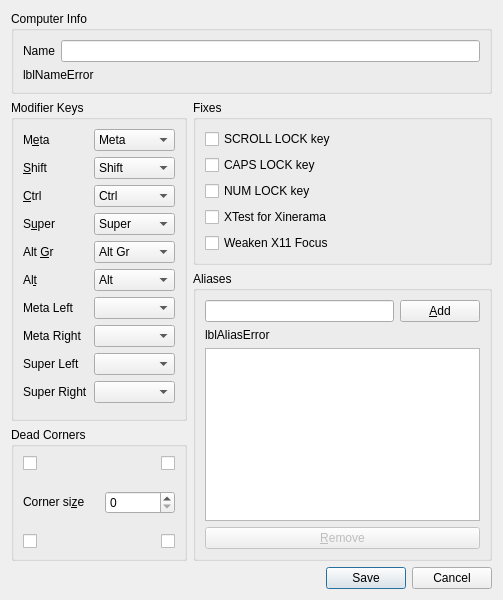
<?xml version="1.0" encoding="UTF-8"?>
<ui version="4.0">
 <class>ComputerSettingsDialog</class>
 <widget class="QDialog" name="ComputerSettingsDialog">
  <property name="geometry">
   <rect>
    <x>0</x>
    <y>0</y>
    <width>503</width>
    <height>600</height>
   </rect>
  </property>
  <property name="windowTitle">
   <string>Computer settings</string>
  </property>
  <layout class="QVBoxLayout" name="_2">
   <item>
    <widget class="QGroupBox" name="groupComputerName">
     <property name="sizePolicy">
      <sizepolicy hsizetype="Preferred" vsizetype="Maximum">
       <horstretch>0</horstretch>
       <verstretch>0</verstretch>
      </sizepolicy>
     </property>
     <property name="title">
      <string>Computer Info</string>
     </property>
     <layout class="QVBoxLayout" name="_3">
      <item>
       <layout class="QHBoxLayout" name="_4">
        <item>
         <widget class="QLabel" name="label_7">
          <property name="sizePolicy">
           <sizepolicy hsizetype="Preferred" vsizetype="Fixed">
            <horstretch>0</horstretch>
            <verstretch>0</verstretch>
           </sizepolicy>
          </property>
          <property name="text">
           <string>Name</string>
          </property>
          <property name="buddy">
           <cstring>lineNameEdit</cstring>
          </property>
         </widget>
        </item>
        <item>
         <widget class="QLineEdit" name="lineNameEdit">
          <property name="sizePolicy">
           <sizepolicy hsizetype="Expanding" vsizetype="Fixed">
            <horstretch>0</horstretch>
            <verstretch>0</verstretch>
           </sizepolicy>
          </property>
          <property name="maxLength">
           <number>255</number>
          </property>
         </widget>
        </item>
       </layout>
      </item>
      <item>
       <widget class="QLabel" name="lblNameError">
        <property name="sizePolicy">
         <sizepolicy hsizetype="Preferred" vsizetype="Fixed">
          <horstretch>0</horstretch>
          <verstretch>0</verstretch>
         </sizepolicy>
        </property>
        <property name="minimumSize">
         <size>
          <width>0</width>
          <height>0</height>
         </size>
        </property>
        <property name="text">
         <string notr="true">lblNameError</string>
        </property>
        <property name="alignment">
         <set>Qt::AlignmentFlag::AlignLeading|Qt::AlignmentFlag::AlignLeft|Qt::AlignmentFlag::AlignVCenter</set>
        </property>
       </widget>
      </item>
     </layout>
    </widget>
   </item>
   <item>
    <layout class="QHBoxLayout" name="layoutOptions">
     <item>
      <layout class="QVBoxLayout" name="layoutLeftSide">
       <item>
        <widget class="QGroupBox" name="groupModifers">
         <property name="title">
          <string>Modifier Keys</string>
         </property>
         <layout class="QFormLayout" name="formLayout_2">
          <item row="0" column="0">
           <widget class="QLabel" name="label_5">
            <property name="maximumSize">
             <size>
              <width>40</width>
              <height>16777215</height>
             </size>
            </property>
            <property name="text">
             <string>M&amp;eta</string>
            </property>
            <property name="buddy">
             <cstring>comboMeta</cstring>
            </property>
           </widget>
          </item>
          <item row="4" column="0">
           <widget class="QLabel" name="label_3">
            <property name="text">
             <string>&amp;Ctrl</string>
            </property>
            <property name="buddy">
             <cstring>comboCtrl</cstring>
            </property>
           </widget>
          </item>
          <item row="6" column="0">
           <widget class="QLabel" name="label_6">
            <property name="text">
             <string>S&amp;uper</string>
            </property>
            <property name="buddy">
             <cstring>comboSuper</cstring>
            </property>
           </widget>
          </item>
          <item row="9" column="0">
           <widget class="QLabel" name="label_4">
            <property name="text">
             <string>Al&amp;t</string>
            </property>
            <property name="buddy">
             <cstring>comboAlt</cstring>
            </property>
           </widget>
          </item>
          <item row="0" column="1">
           <widget class="QComboBox" name="comboMeta">
            <property name="currentIndex">
             <number>3</number>
            </property>
            <item>
             <property name="text">
              <string>Shift</string>
             </property>
            </item>
            <item>
             <property name="text">
              <string>Ctrl</string>
             </property>
            </item>
            <item>
             <property name="text">
              <string>Alt</string>
             </property>
            </item>
            <item>
             <property name="text">
              <string>Meta</string>
             </property>
            </item>
            <item>
             <property name="text">
              <string>Super</string>
             </property>
            </item>
            <item>
             <property name="text">
              <string>Alt Gr</string>
             </property>
            </item>
            <item>
             <property name="text">
              <string>None</string>
             </property>
            </item>
           </widget>
          </item>
          <item row="2" column="1">
           <widget class="QComboBox" name="comboShift">
            <item>
             <property name="text">
              <string>Shift</string>
             </property>
            </item>
            <item>
             <property name="text">
              <string>Ctrl</string>
             </property>
            </item>
            <item>
             <property name="text">
              <string>Alt</string>
             </property>
            </item>
            <item>
             <property name="text">
              <string>Meta</string>
             </property>
            </item>
            <item>
             <property name="text">
              <string>Super</string>
             </property>
            </item>
            <item>
             <property name="text">
              <string>Alt Gr</string>
             </property>
            </item>
            <item>
             <property name="text">
              <string>None</string>
             </property>
            </item>
           </widget>
          </item>
          <item row="2" column="0">
           <widget class="QLabel" name="label_2">
            <property name="maximumSize">
             <size>
              <width>40</width>
              <height>16777215</height>
             </size>
            </property>
            <property name="text">
             <string>&amp;Shift</string>
            </property>
            <property name="buddy">
             <cstring>comboShift</cstring>
            </property>
           </widget>
          </item>
          <item row="9" column="1">
           <widget class="QComboBox" name="comboAlt">
            <property name="currentIndex">
             <number>2</number>
            </property>
            <item>
             <property name="text">
              <string>Shift</string>
             </property>
            </item>
            <item>
             <property name="text">
              <string>Ctrl</string>
             </property>
            </item>
            <item>
             <property name="text">
              <string>Alt</string>
             </property>
            </item>
            <item>
             <property name="text">
              <string>Meta</string>
             </property>
            </item>
            <item>
             <property name="text">
              <string>Super</string>
             </property>
            </item>
            <item>
             <property name="text">
              <string>Alt Gr</string>
             </property>
            </item>
            <item>
             <property name="text">
              <string>None</string>
             </property>
            </item>
           </widget>
          </item>
          <item row="6" column="1">
           <widget class="QComboBox" name="comboSuper">
            <property name="currentIndex">
             <number>4</number>
            </property>
            <item>
             <property name="text">
              <string>Shift</string>
             </property>
            </item>
            <item>
             <property name="text">
              <string>Ctrl</string>
             </property>
            </item>
            <item>
             <property name="text">
              <string>Alt</string>
             </property>
            </item>
            <item>
             <property name="text">
              <string>Meta</string>
             </property>
            </item>
            <item>
             <property name="text">
              <string>Super</string>
             </property>
            </item>
            <item>
             <property name="text">
              <string>Alt Gr</string>
             </property>
            </item>
            <item>
             <property name="text">
              <string>None</string>
             </property>
            </item>
           </widget>
          </item>
          <item row="4" column="1">
           <widget class="QComboBox" name="comboCtrl">
            <property name="currentIndex">
             <number>1</number>
            </property>
            <item>
             <property name="text">
              <string>Shift</string>
             </property>
            </item>
            <item>
             <property name="text">
              <string>Ctrl</string>
             </property>
            </item>
            <item>
             <property name="text">
              <string>Alt</string>
             </property>
            </item>
            <item>
             <property name="text">
              <string>Meta</string>
             </property>
            </item>
            <item>
             <property name="text">
              <string>Super</string>
             </property>
            </item>
            <item>
             <property name="text">
              <string>Alt Gr</string>
             </property>
            </item>
            <item>
             <property name="text">
              <string>None</string>
             </property>
            </item>
           </widget>
          </item>
          <item row="8" column="0">
           <widget class="QLabel" name="labelAltGr">
            <property name="text">
             <string>Alt &amp;Gr</string>
            </property>
            <property name="buddy">
             <cstring>comboAltGr</cstring>
            </property>
           </widget>
          </item>
          <item row="8" column="1">
           <widget class="QComboBox" name="comboAltGr">
            <property name="currentIndex">
             <number>5</number>
            </property>
            <item>
             <property name="text">
              <string>Shift</string>
             </property>
            </item>
            <item>
             <property name="text">
              <string>Ctrl</string>
             </property>
            </item>
            <item>
             <property name="text">
              <string>Alt</string>
             </property>
            </item>
            <item>
             <property name="text">
              <string>Meta</string>
             </property>
            </item>
            <item>
             <property name="text">
              <string>Super</string>
             </property>
            </item>
            <item>
             <property name="text">
              <string>Alt Gr</string>
             </property>
            </item>
            <item>
             <property name="text">
              <string>None</string>
             </property>
            </item>
           </widget>
          </item>
          <item row="10" column="0">
           <widget class="QLabel" name="labelMetaLeft">
            <property name="text"><string>Meta Left</string></property>
            <property name="buddy"><cstring>comboMetaLeft</cstring></property>
           </widget>
          </item>
          <item row="10" column="1">
           <widget class="QComboBox" name="comboMetaLeft"/>
          </item>
          <item row="11" column="0">
           <widget class="QLabel" name="labelMetaRight">
            <property name="text"><string>Meta Right</string></property>
            <property name="buddy"><cstring>comboMetaRight</cstring></property>
           </widget>
          </item>
          <item row="11" column="1">
           <widget class="QComboBox" name="comboMetaRight"/>
          </item>
          <item row="12" column="0">
           <widget class="QLabel" name="labelSuperLeft">
            <property name="text"><string>Super Left</string></property>
            <property name="buddy"><cstring>comboSuperLeft</cstring></property>
           </widget>
          </item>
          <item row="12" column="1">
           <widget class="QComboBox" name="comboSuperLeft"/>
          </item>
          <item row="13" column="0">
           <widget class="QLabel" name="labelSuperRight">
            <property name="text"><string>Super Right</string></property>
            <property name="buddy"><cstring>comboSuperRight</cstring></property>
           </widget>
          </item>
          <item row="13" column="1">
           <widget class="QComboBox" name="comboSuperRight"/>
          </item>
         </layout>
        </widget>
       </item>
       <item>
        <widget class="QGroupBox" name="groupDeadCorners">
         <property name="title">
          <string>Dead Corners</string>
         </property>
         <layout class="QVBoxLayout" name="verticalLayout_2">
          <property name="spacing">
           <number>20</number>
          </property>
          <property name="sizeConstraint">
           <enum>QLayout::SizeConstraint::SetMinAndMaxSize</enum>
          </property>
          <item>
           <layout class="QHBoxLayout" name="layoutDeadCornersTop">
            <item>
             <widget class="QCheckBox" name="chkDeadTopLeft">
              <property name="minimumSize">
               <size>
                <width>0</width>
                <height>0</height>
               </size>
              </property>
              <property name="toolTip">
               <string>Top Left</string>
              </property>
              <property name="autoRepeatInterval">
               <number>100</number>
              </property>
             </widget>
            </item>
            <item>
             <widget class="QCheckBox" name="chkDeadTopRight">
              <property name="minimumSize">
               <size>
                <width>0</width>
                <height>0</height>
               </size>
              </property>
              <property name="toolTip">
               <string>Top Right</string>
              </property>
              <property name="layoutDirection">
               <enum>Qt::LayoutDirection::RightToLeft</enum>
              </property>
             </widget>
            </item>
           </layout>
          </item>
          <item>
           <layout class="QHBoxLayout" name="layoutCornerSize">
            <item>
             <widget class="QLabel" name="label">
              <property name="sizePolicy">
               <sizepolicy hsizetype="Fixed" vsizetype="Fixed">
                <horstretch>0</horstretch>
                <verstretch>0</verstretch>
               </sizepolicy>
              </property>
              <property name="text">
               <string>Corner si&amp;ze</string>
              </property>
              <property name="buddy">
               <cstring>sbSwitchCornerSize</cstring>
              </property>
             </widget>
            </item>
            <item>
             <widget class="QSpinBox" name="sbSwitchCornerSize">
              <property name="sizePolicy">
               <sizepolicy hsizetype="Preferred" vsizetype="Fixed">
                <horstretch>0</horstretch>
                <verstretch>0</verstretch>
               </sizepolicy>
              </property>
              <property name="minimumSize">
               <size>
                <width>70</width>
                <height>0</height>
               </size>
              </property>
             </widget>
            </item>
           </layout>
          </item>
          <item>
           <layout class="QHBoxLayout" name="layoutDeadCornersBottom">
            <item>
             <widget class="QCheckBox" name="chkDeadBottomLeft">
              <property name="minimumSize">
               <size>
                <width>0</width>
                <height>0</height>
               </size>
              </property>
              <property name="toolTip">
               <string>Bottom Left</string>
              </property>
             </widget>
            </item>
            <item>
             <widget class="QCheckBox" name="chkDeadBottomRight">
              <property name="minimumSize">
               <size>
                <width>0</width>
                <height>0</height>
               </size>
              </property>
              <property name="toolTip">
               <string>Bottom Right</string>
              </property>
              <property name="layoutDirection">
               <enum>Qt::LayoutDirection::RightToLeft</enum>
              </property>
             </widget>
            </item>
           </layout>
          </item>
         </layout>
        </widget>
       </item>
      </layout>
     </item>
     <item>
      <layout class="QVBoxLayout" name="layoutRightSide">
       <item>
        <widget class="QGroupBox" name="groupFixes">
         <property name="title">
          <string>Fixes</string>
         </property>
         <layout class="QVBoxLayout" name="verticalLayout_3">
          <item>
           <widget class="QCheckBox" name="chkFixScrollLock">
            <property name="sizePolicy">
             <sizepolicy hsizetype="Minimum" vsizetype="Preferred">
              <horstretch>0</horstretch>
              <verstretch>0</verstretch>
             </sizepolicy>
            </property>
            <property name="text">
             <string>SCROLL LOCK key</string>
            </property>
           </widget>
          </item>
          <item>
           <widget class="QCheckBox" name="chkFixCapsLock">
            <property name="sizePolicy">
             <sizepolicy hsizetype="Minimum" vsizetype="Preferred">
              <horstretch>0</horstretch>
              <verstretch>0</verstretch>
             </sizepolicy>
            </property>
            <property name="text">
             <string>CAPS LOCK key</string>
            </property>
           </widget>
          </item>
          <item>
           <widget class="QCheckBox" name="chkFixNumLock">
            <property name="sizePolicy">
             <sizepolicy hsizetype="Minimum" vsizetype="Preferred">
              <horstretch>0</horstretch>
              <verstretch>0</verstretch>
             </sizepolicy>
            </property>
            <property name="text">
             <string>NUM LOCK key</string>
            </property>
           </widget>
          </item>
          <item>
           <widget class="QCheckBox" name="chkFixXTest">
            <property name="sizePolicy">
             <sizepolicy hsizetype="Minimum" vsizetype="Preferred">
              <horstretch>0</horstretch>
              <verstretch>0</verstretch>
             </sizepolicy>
            </property>
            <property name="text">
             <string>XTest for Xinerama</string>
            </property>
            <property name="checked">
             <bool>false</bool>
            </property>
           </widget>
          </item>
          <item>
           <widget class="QCheckBox" name="chkWeakX11Focus">
            <property name="toolTip">
             <string>X11 computers Only, When enabled the client will not give focus to its focused window as soon as the client is switched to. This can help prevent unwanted focus stealing with some X11 setups.</string>
            </property>
            <property name="text">
             <string>Weaken X11 Focus</string>
            </property>
           </widget>
          </item>
         </layout>
        </widget>
       </item>
       <item>
        <widget class="QGroupBox" name="groupAliases">
         <property name="sizePolicy">
          <sizepolicy hsizetype="Preferred" vsizetype="Expanding">
           <horstretch>0</horstretch>
           <verstretch>0</verstretch>
          </sizepolicy>
         </property>
         <property name="title">
          <string>Aliases</string>
         </property>
         <layout class="QVBoxLayout" name="verticalLayout">
          <item>
           <layout class="QHBoxLayout" name="horizontalLayout">
            <item>
             <widget class="QLineEdit" name="lineAddAlias">
              <property name="sizePolicy">
               <sizepolicy hsizetype="Expanding" vsizetype="Fixed">
                <horstretch>0</horstretch>
                <verstretch>0</verstretch>
               </sizepolicy>
              </property>
              <property name="minimumSize">
               <size>
                <width>168</width>
                <height>20</height>
               </size>
              </property>
              <property name="maxLength">
               <number>255</number>
              </property>
             </widget>
            </item>
            <item>
             <widget class="QPushButton" name="btnAddAlias">
              <property name="enabled">
               <bool>true</bool>
              </property>
              <property name="text">
               <string>&amp;Add</string>
              </property>
             </widget>
            </item>
           </layout>
          </item>
          <item>
           <widget class="QLabel" name="lblAliasError">
            <property name="sizePolicy">
             <sizepolicy hsizetype="Minimum" vsizetype="Maximum">
              <horstretch>0</horstretch>
              <verstretch>0</verstretch>
             </sizepolicy>
            </property>
            <property name="minimumSize">
             <size>
              <width>0</width>
              <height>0</height>
             </size>
            </property>
            <property name="maximumSize">
             <size>
              <width>16777215</width>
              <height>16777215</height>
             </size>
            </property>
            <property name="text">
             <string notr="true">lblAliasError</string>
            </property>
            <property name="wordWrap">
             <bool>true</bool>
            </property>
           </widget>
          </item>
          <item>
           <widget class="QListWidget" name="listAliases">
            <property name="sizePolicy">
             <sizepolicy hsizetype="Preferred" vsizetype="Expanding">
              <horstretch>0</horstretch>
              <verstretch>0</verstretch>
             </sizepolicy>
            </property>
            <property name="minimumSize">
             <size>
              <width>0</width>
              <height>0</height>
             </size>
            </property>
            <property name="maximumSize">
             <size>
              <width>16777215</width>
              <height>16777215</height>
             </size>
            </property>
            <property name="selectionMode">
             <enum>QAbstractItemView::SelectionMode::ExtendedSelection</enum>
            </property>
           </widget>
          </item>
          <item>
           <widget class="QPushButton" name="btnRemoveAlias">
            <property name="enabled">
             <bool>false</bool>
            </property>
            <property name="text">
             <string>&amp;Remove</string>
            </property>
           </widget>
          </item>
         </layout>
        </widget>
       </item>
      </layout>
     </item>
    </layout>
   </item>
   <item>
    <widget class="QDialogButtonBox" name="buttonBox">
     <property name="minimumSize">
      <size>
       <width>0</width>
       <height>0</height>
      </size>
     </property>
     <property name="orientation">
      <enum>Qt::Orientation::Horizontal</enum>
     </property>
     <property name="standardButtons">
      <set>QDialogButtonBox::StandardButton::Cancel|QDialogButtonBox::StandardButton::Save</set>
     </property>
    </widget>
   </item>
  </layout>
 </widget>
 <tabstops>
  <tabstop>lineNameEdit</tabstop>
  <tabstop>comboMeta</tabstop>
  <tabstop>comboShift</tabstop>
  <tabstop>comboCtrl</tabstop>
  <tabstop>comboSuper</tabstop>
  <tabstop>comboAltGr</tabstop>
  <tabstop>comboAlt</tabstop>
  <tabstop>comboMetaLeft</tabstop>
  <tabstop>comboMetaRight</tabstop>
  <tabstop>comboSuperLeft</tabstop>
  <tabstop>comboSuperRight</tabstop>
  <tabstop>chkDeadTopLeft</tabstop>
  <tabstop>chkDeadTopRight</tabstop>
  <tabstop>sbSwitchCornerSize</tabstop>
  <tabstop>chkDeadBottomLeft</tabstop>
  <tabstop>chkDeadBottomRight</tabstop>
  <tabstop>chkFixScrollLock</tabstop>
  <tabstop>chkFixCapsLock</tabstop>
  <tabstop>chkFixNumLock</tabstop>
  <tabstop>chkFixXTest</tabstop>
  <tabstop>lineAddAlias</tabstop>
  <tabstop>btnAddAlias</tabstop>
  <tabstop>listAliases</tabstop>
  <tabstop>btnRemoveAlias</tabstop>
 </tabstops>
 <resources/>
 <connections/>
</ui>
